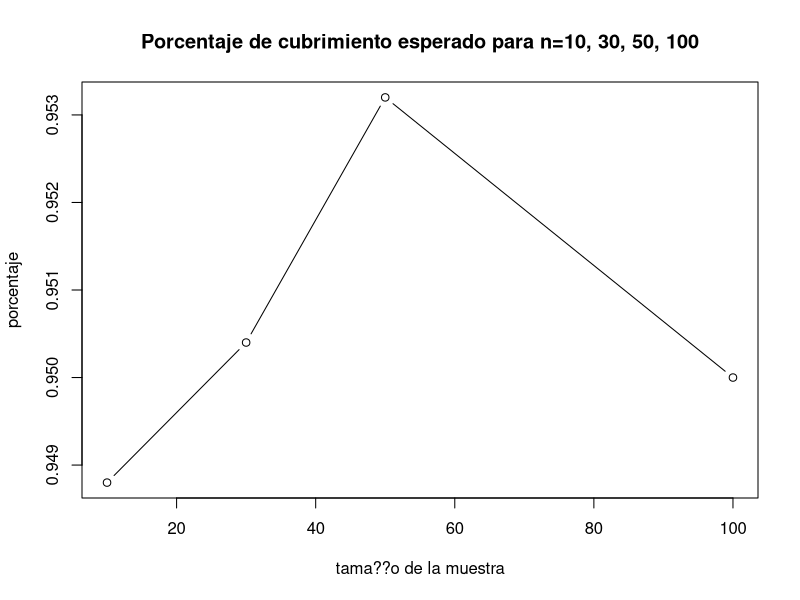
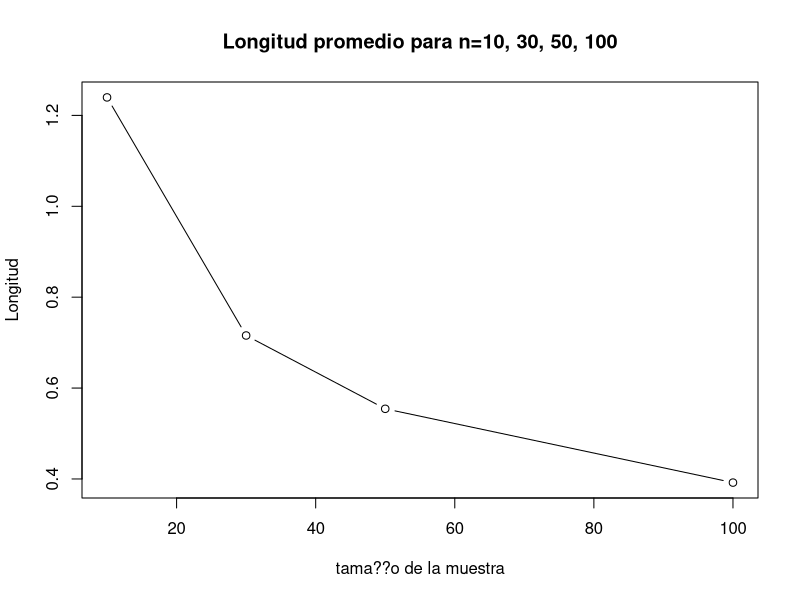
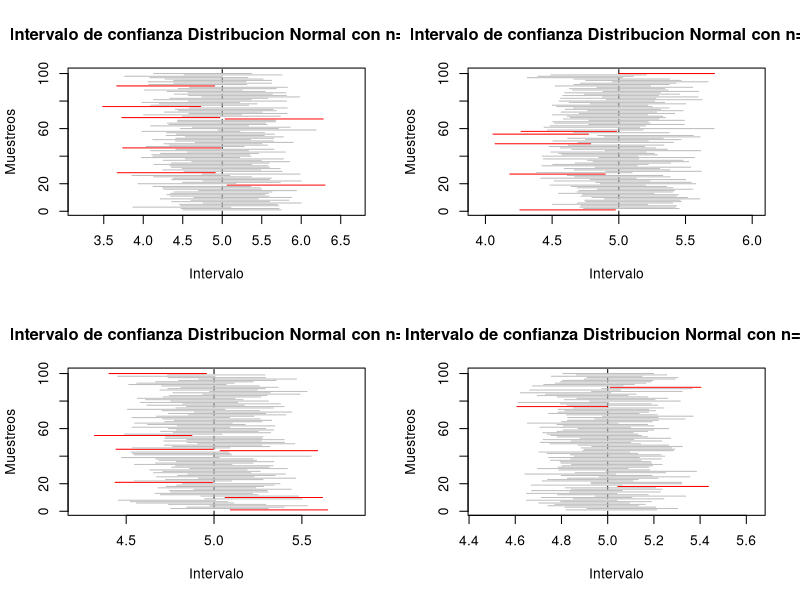

Write R code to recreate these figures, in order. (Note: a time limit stopped this script after it produced the figures.)

# Laboratorio 3 Metodos Estadisticos 

# Diana C. Arias Sinisterra
# Kevin S. Garcia Chica
# Cesar A. Saavedra Vanegas

#--------------- Punto 1 ---------------#

B <- 5000 ## n??mero de experimentos
mu <- 5
sd <- 1
alpha <- 0.05
cuantil <- qnorm(1-alpha/2)

#---Para n=10---#
n1 <- 10 ## tama??o de muestra

muestras1 <- replicate(B, rnorm(n1, mu, sd))

calcula.el.intervalo1 <- function(columna) {
  
  m1 <- muestras1[, columna]
  
  sem1 <- sd(m1)/sqrt(length(m1))
  
  lim.inf1 <- mean(m1) - cuantil * sqrt(sd)/sqrt(n1)
  lim.sup1 <- mean(m1) + cuantil * sqrt(sd)/sqrt(n1)
  
  c(lim.inf1, lim.sup1)
}

#C??lculo de los nuevos intervalos#
c1=0
mis.intervalos1 <- matrix(rep(0, 10000), nrow = 2) ## matriz de ceros

for(i in 1:5000) {
  mis.intervalos1[,i] <- calcula.el.intervalo1(i)
  if (mis.intervalos1[1, i] <= mu && mis.intervalos1[2, i] >= mu){
    c1= c1+1
  }
  else{
    c1=c1
  }
}

Porcentaje1 <- c1/5000 #Proporcion de intervalos que atrapan al parametro

longitud1 <- numeric(length = B)
for (i in 1:B){
  longitud1[i]=(mis.intervalos1[2,i]-mis.intervalos1[1,i])
  longitudpro1=sum(longitud1)/B
}

#---Para n=30---#
n2 <- 30 ## tama??o de muestra

muestras2 <- replicate(B, rnorm(n2, mu, sd))

calcula.el.intervalo2 <- function(columna) {
  
  m2 <- muestras2[, columna]
  
  sem <- sd(m2)/sqrt(length(m2))
  
  lim.inf2 <- mean(m2) - cuantil * sqrt(sd)/sqrt(n2)
  lim.sup2 <- mean(m2) + cuantil * sqrt(sd)/sqrt(n2)
  
  c(lim.inf2, lim.sup2)
}

#C??lculo de los nuevos intervalos#
c2=0
mis.intervalos2 <- matrix(rep(0, 10000), nrow = 2) ## matriz de ceros

for(i in 1:5000) {
  mis.intervalos2[,i] <- calcula.el.intervalo2(i)
  if (mis.intervalos2[1, i] <= mu && mis.intervalos2[2, i] >= mu){
    c2= c2+1
  }
  else{
    c2=c2
  }
}

Porcentaje2 <- c2/5000 #Proporcion de intervalos que atrapan al parametro

longitud2 <- numeric(length = B)
for (i in 1:B){
  longitud2[i]=(mis.intervalos2[2,i]-mis.intervalos2[1,i])
  longitudpro2=sum(longitud2)/B
}

#---Para n=50---#
n3 <- 50 ## tama??o de muestra

muestras3 <- replicate(B, rnorm(n3, mu, sd))

calcula.el.intervalo3 <- function(columna) {
  
  m3 <- muestras3[, columna]
  
  sem <- sd(m3)/sqrt(length(m3))
  
  lim.inf3 <- mean(m3) - cuantil * sqrt(sd)/sqrt(n3)
  lim.sup3 <- mean(m3) + cuantil * sqrt(sd)/sqrt(n3)
  
  c(lim.inf3, lim.sup3)
}

#C??lculo de los nuevos intervalos#
c3=0
mis.intervalos3 <- matrix(rep(0, 10000), nrow = 2) ## matriz de ceros

for(i in 1:5000) {
  mis.intervalos3[,i] <- calcula.el.intervalo3(i)
  if (mis.intervalos3[1, i] <= mu && mis.intervalos3[2, i] >= mu){
    c3= c3+1
  }
  else{
    c3=c3
  }
}

Porcentaje3 <- c3/5000 #Proporcion de intervalos que atrapan al parametro

longitud3 <- numeric(length = B)
for (i in 1:B){
  longitud3[i]=(mis.intervalos3[2,i]-mis.intervalos3[1,i])
  longitudpro3=sum(longitud3)/B
}

#---Para n=100---#

n4 <- 100 ## tama??o de muestra

muestras4 <- replicate(B, rnorm(n4, mu, sd))

calcula.el.intervalo4 <- function(columna) {
  
  m4 <- muestras4[, columna]
  
  sem <- sd(m4)/sqrt(length(m4))
  
  lim.inf4 <- mean(m4) - cuantil * sqrt(sd)/sqrt(n4)
  lim.sup4 <- mean(m4) + cuantil * sqrt(sd)/sqrt(n4)
  
  c(lim.inf4, lim.sup4)
}

#Calculo de los nuevos intervalos#
c4=0
mis.intervalos4 <- matrix(rep(0, 10000), nrow = 2) ## matriz de ceros

for(i in 1:5000) {
  mis.intervalos4[,i] <- calcula.el.intervalo4(i)
  if (mis.intervalos4[1, i] <= mu && mis.intervalos4[2, i] >= mu){
    c4= c4+1
  }
  else{
    c4=c4
  }
}

Porcentaje4 <- c4/5000 #Proporcion de intervalos que atrapan al parametro

longitud4 <- numeric(length = B)
for (i in 1:B){
  longitud4[i]=(mis.intervalos4[2,i]-mis.intervalos4[1,i])
  longitudpro4=sum(longitud4)/B
}

tabla_cv<-c(Porcentaje1,Porcentaje2,Porcentaje3,Porcentaje4)
tabla_sd<-c(longitudpro1,longitudpro2,longitudpro3,longitudpro4)
tabla_cs<-c(n1,n2,n3,n4)

### Graficos ###
plot(tabla_cs, tabla_cv, type="b", main="Porcentaje de cubrimiento esperado para n=10, 30, 50, 100", 
     xlab="tama??o de la muestra", ylab="porcentaje")
plot(tabla_cs, tabla_sd, type="b", main="Longitud promedio para n=10, 30, 50, 100", 
     xlab="tama??o de la muestra", ylab="Longitud")

par(mfrow=c(2,2))
plot(1:100, type = "n",
     xlim = range(mis.intervalos1), main = "Intervalo de confianza Distribucion Normal con n=10",
     ylab = "Muestreos", xlab = "Intervalo")

abline(v = mu, lty = 2, col=("black"))

for(i in 1:100) {
  segments(mis.intervalos1[1,i], i, mis.intervalos1[2,i], i,
           col = ifelse(mis.intervalos1[1, i] < mu & mis.intervalos1[2, i] > mu, "gray", "red"))  
}

plot(1:100, type = "n",
     xlim = range(mis.intervalos2), main = "Intervalo de confianza Distribucion Normal con n=30",
     ylab = "Muestreos", xlab = "Intervalo")

abline(v = mu, lty = 2, col=("black"))

for(i in 1:100) {
  segments(mis.intervalos2[1,i], i, mis.intervalos2[2,i], i,
           col = ifelse(mis.intervalos2[1, i] < mu & mis.intervalos2[2, i] > mu, "gray", "red"))  
}

plot(1:100, type = "n",
     xlim = range(mis.intervalos3), main = "Intervalo de confianza Distribucion Normal con n=50",
     ylab = "Muestreos", xlab = "Intervalo")

abline(v = mu, lty = 2, col=("black"))

for(i in 1:100) {
  segments(mis.intervalos3[1,i], i, mis.intervalos3[2,i], i,
           col = ifelse(mis.intervalos3[1, i] < mu & mis.intervalos3[2, i] > mu, "gray", "red"))  
}

plot(1:100, type = "n",
     xlim = range(mis.intervalos4), main = "Intervalo de confianza Distribucion Normal con n=100",
     ylab = "Muestreos", xlab = "Intervalo")

abline(v = mu, lty = 2, col=("black"))

for(i in 1:100) {
  segments(mis.intervalos4[1,i], i, mis.intervalos4[2,i], i,
           col = ifelse(mis.intervalos4[1, i] < mu & mis.intervalos4[2, i] > mu, "gray", "red"))  
}

#-------------------------------------------------------------#
# Para una Exponencial
B <- 5000 ## n??mero de experimentos
n <- 100 ## tama??o de muestra
mu <- 5
sd <- 25
coeficiente <- 0.95
alpha <- 1-coeficiente  

muestras <- replicate(B, rexp(n,1/5))


calcula.el.intervalo <- function(columna) {
  
  m <- muestras[, columna]
  
  lim.inf <- mean(m) - qt(alpha/2,n-1)*var(m)/sqrt(n)
  lim.sup <- mean(m) + qt(alpha/2,n-1)*var(m)/sqrt(n)
  
  c(lim.inf, lim.sup)
}

#---C??lculo de los nuevos intervalos---#
c=0
mis.intervalos <- matrix(rep(0, 10000), nrow = 2) ## matriz de ceros

for(i in 1:5000) {
  mis.intervalos[,i] <- calcula.el.intervalo(i)
  if (mis.intervalos[1, i] <= mu && mis.intervalos[2, i] >= mu){
    c= c+1
  }
  else{
    c=c
  }
}

Porcentaje <- c/5000 #Proporcion de intervalos que atrapan al parametro

longitud <- numeric(length = B)
for (i in 1:B){
  longitud[i]=(mis.intervalos[2,i]-mis.intervalos[1,i])
  longitudpro=sum(longitud)/B
}

#--------------- Punto 4 ---------------#
  


#--------------- Punto 7 ---------------#
################   Parametros de las distribuciones #######################

k=100               ## Parametro de forma de la gamma
lambda_ga=0.5       ## Parametro de escala de la gamma
media=200           ## Media de la normal y parametro de locacion de laplace
sigma=sqrt(400)     ## Desviacion estandar de la normal
c=200 		    ## Parametro uniforme
d=600 		    ## Parametro uniforme

########################      distribucion normal    ##################################
cv_r=sigma/media    ## Coeficiente de variaci??n
alpha=0.05          ## Trabajamos con un nivel de confianza del 0.05
nsim=5000           ## numero de simulaciones
nsim2=100          ## Numero de remuestras
n<-c(5,seq(10,100,10)) ## Tama??o de muestras

tabla_sd<-matrix(nrow=11,ncol=6)               ## Matriz que almacena los 
colnames(tabla_sd)<-c("L.I 1","C.I 1", "L.I 2" #valores de la longitud media 
                      ,"C.I 2","L.I 3","C.I 3")#y la cobertura media de cada 
rownames(tabla_sd)<-c("5","10","20","30","40"  #intervalo para cada tama??o 
                      ,"50","60", "70","80",   #de muestra para la desviacion
                      "90","100")

tabla_cv<-matrix(nrow=11,ncol=8)               ## Matriz que almacena los 
colnames(tabla_cv)<-c("L.I 1","C.I 1", "L.I 2" #valores de la longitud media 
                      ,"C.I 2","L.I 3","C.I 3",#y la cobertura media de cada
                      "L.I 4", "C.I 4")        #intervalo para cada tama??o 
rownames(tabla_cv)<-c("5","10","20","30",      #de muestra para la desviacion
                      "40","50","60",
                      "70","80","90","100")

dist<-function(n,a,b){    ## Ditribucion a evaluar 
  x<-rnorm(n,a,b)
}

###################### Intevalos para la desviaci??n #########################

for(l in 1:length(n)){
  a=0      
  b=0
  long1=0   ## Vector de longitudes para el estimador 1
  long2=0   ## Vector de longitudes para el estimador 2
  contador1=0
  contador2=0
  p=1/(2*sqrt(n[l]-4)) ##Proporcion para el promedio recortado
  for(m in 1:nsim){
    x<-dist(n[l],media,sigma)   ## Distribucion a evaluar
    
    ##Calcular ro4 #######
    
    for(j in 1:n[l]){    
      b= b+((x[j]-mean(x))^2)  ## Denominador de ro
    }
    for(i in 1:n[l]){
      a=a+(((x[i]-mean(x, trim=p))^4)/(b^2)) #### ro4/n
    }
    r=n[l]*a  ## Ro 4
    
    ##Calcular c
    c=n[l]/(n[l]+qnorm((alpha/2),0,1))
    
    ## Calcular se
    se=c*(sqrt(((r*(n[l]-3))/n[l])/(n[l]-1)))
    
    ##Limites de los intervalos 
    
    #### Intervalo 1
    
    li1=sqrt(exp(log(c*var(x))+(qnorm((alpha/2),0,1)*se))) ## Inferior
    ls1=sqrt(exp(log(c*var(x))+(qnorm((1-(alpha/2)),0,1)*se))) ## Superior
    
    ## Intervalo 2
    
    li2<-sqrt(((n[l]-1)*var(x))/qchisq(1-(alpha/2),n[l]-1)) ## Inferior
    ls2<-sqrt(((n[l]-1)*var(x))/qchisq((alpha/2),n[l]-1)) ## Superior
    
    ## Calculo de la longitud
    
    long1[m]<- ls1-li1 ##Longitud intervalo 1
    long2[m]<- ls2-li2 ## Longitud intervalo 2
    
    if (sigma>=li1 & sigma<=ls1){
      contador1= contador1+1}   
    
    if (sigma>=li2 & sigma<=ls2){
      contador2= contador2+1 }
  } 
  
  ## Almacenamos todos los valores para cada n en un matriz
  
  tabla_sd[l,1]=mean(long1)
  tabla_sd[l,3]=mean(long2)
  tabla_sd[l,2]=contador1/nsim
  tabla_sd[l,4]=contador2/nsim
}

##### Intervalo bootrap para la desviaci??n estandar 

sd_boot=0  ## Vector para la distribcion de la desviaci??n

for(m in 1:length(n)){
  long7=0  ## vector de longitudes
  contador7=0 
  for(l in 1:nsim){
    x<-dist(n[m],media,sigma) ## Muestra de la distribucon a evaluar
    for(j in 1:nsim2){
      mues_boot<-sample(x,n[m],replace=T) ## Muestras con reemplazo
      sd_boot[j]= sd(mues_boot)}
    li7=quantile(sd_boot, (alpha/2))  #limite inferior
    ls7=quantile(sd_boot, 1-(alpha/2)) #limite superior
    
    long7[l]=ls7-li7  ## Calculo de la longitud
    
    if(sigma>=li7 & sigma<=ls7){
      contador7=contador7+1}   
  }
  tabla_sd[m,5]=mean(long7)  ## Longitud promedio
  tabla_sd[m,6]=contador7/nsim ## Cobertura
}

tabla_sd
############ Intervalos de confianza para CV #######################

for(j in 1:length(n)){
  long3=0  ## Vector de longitudes para el intervalo 1
  long4=0  ## Vector de longitudes para el intervalo 2 
  long5=0  ## Vector de longitudes para el intervalo 3
  contador3=0
  contador4=0
  contador5=0
  
  for(i in 1:nsim){ 
    x<-dist(n[j],media,sigma) ## distribucion a evaluar
    
    cv= sd(x)/mean(x)  ## Coeficiente de varianci??n estiamado
    
    ## Inverlo 1
    li3=cv+(qnorm((alpha/2),0,1)*sqrt(1/(n[j]-1))*(cv^2)*(0.5+(cv^2)))
    ls3=cv+(qnorm(1-(alpha/2),0,1)*sqrt(1/(n[j]-1))*(cv^2)*(0.5+(cv^2)))
    
    ## Intervalo 2
    li4=((sqrt((n[j]-1))*cv)/(sqrt(qchisq(1-(alpha/2),n[j]-1))))
    ls4=((sqrt((n[j]-1))*cv)/(sqrt(qchisq((alpha/2),n[j]-1))))
    
    ## Intervalo 3
    li5=cv+(qnorm((alpha/2),0,1)*(sqrt((cv^4)+0.5*(cv^2))/sqrt(n[j])))
    ls5=cv+(qnorm(1-(alpha/2),0,1)*(sqrt((cv^4)+0.5*(cv^2))/sqrt(n[j])))
    
    ## Calculo de la Longitud
    
    long3[i]=ls3-li3
    long4[i]=ls4-li4
    long5[i]=ls5-li5
    
    # Calculo de la Cobertura para cada intervalo 
    if (cv_r>=li3 & cv_r<=ls3){
      contador3= contador3+1}
    
    if (cv_r>=li4 & cv_r<=ls4){
      contador4= contador4+1}
    
    if (cv_r>=li5 & cv_r<=ls5){
      contador5= contador5+1}
  }
  
  tabla_cv[j,1]=mean(long3)
  tabla_cv[j,3]=mean(long4)
  tabla_cv[j,5]=mean(long5)
  tabla_cv[j,2]=contador3/nsim
  tabla_cv[j,4]=contador4/nsim
  tabla_cv[j,6]=contador5/nsim
}

##### Intervalo bootrap para el coeficiente de variaci??n ###############
cv_boot=0

for(m in 1:length(n)){
  cober6=0
  long6=0
  contador6=0
  for(l in 1:nsim){
    x<-dist(n[m],media,sigma)
    for(j in 1:nsim2){
      mues_boot<-sample(x,n[m],replace=T) ## Muestras con reemplazo
      cv_boot[j]= sd(mues_boot)/mean(mues_boot) }
    li6=quantile(cv_boot, (alpha/2))
    ls6=quantile(cv_boot, 1-(alpha/2))
    
    long6[l]=ls6-li6
    
    if(cv_r>=li6 & cv_r<=ls6){
      contador6=contador6+1}   
  }
  tabla_cv[m,7]=mean(long6)
  tabla_cv[m,8]=contador6/nsim
}
####### Graficas ########
par(mfrow=c(1,2))
plot(tabla_sd[,2],main="Cobertura de los intervalos para sd
     en la distribucion Normal",col="red",type="o",
     xaxt='n',ylim=c(0,1),pch=5,xlab="Tama??o muestra",
     ylab="Proporcion de aceptados")
axis(1,1:length(n),n)
lines(tabla_sd[,4],col="blue",type="o")
lines(tabla_sd[,6],type="b")
abline(h=1-alpha,col="green")
legend(5,0.7,c("alpha","estimador 1","estimador 2","Bootstrap"),
       col=c("green","red","blue","black"),lty=c(1,1),cex=0.8)

plot(tabla_sd[,1],main="Longitud de los intervalos para sd
     en la distribucion Normal",col="red",type="o",
     xaxt='n',ylim=c(0,max(tabla_sd[,1])),pch=5,xlab="Tama??o muestra",
     ylab="Longitud")
axis(1,1:length(n),n)
lines(tabla_sd[,3],col="blue",type="o")
lines(tabla_sd[,5],type="b")
legend(5,90,c("estimador 1","estimador 2","Bootstrap"),
       col=c("red","blue","black"),lty=c(1,1),cex=0.8 )

par(mfrow=c(1,2))
plot(tabla_cv[,2],main="Cobertura de los intervalos para CV
     en la distribucion Normal",col="red",type="o",
     xaxt='n',ylim=c(0,1),pch=5,xlab="Tama??o muestra",
     ylab="Proporcion de aceptados")
axis(1,1:length(n),n)
lines(tabla_cv[,4],col="blue",type="o")
lines(tabla_cv[,6],type="b")
lines(tabla_cv[,8], col="purple", type="o")
abline(h=1-alpha,col="green")
legend(5,0.85,c("alpha","estimador 1","estimador 2","estimador 3","Bootstrap"),
       col=c("green","red","blue","purple","black"),lty=c(1,1),cex=0.8)

plot(tabla_cv[,1],main="Longitud de los intervalos para CV
     en la distribucion Normal",col="red",type="o",
     xaxt='n',ylim=c(0,max(tabla_cv)),pch=5,xlab="Tama??o muestra",
     ylab="Longitud")
axis(1,1:length(n),n)
lines(tabla_cv[,3],col="blue",type="o")
lines(tabla_cv[,5],type="b")
lines(tabla_cv[,7], col="purple", type="o")
legend(5,0.85,c("estimador 1","estimador 2","estimador 3","Bootstrap"),
       col=c("red","blue","purple","black"),lty=c(1,1),cex=0.8) 

################ distribucion Gamma #######################
tabla_cv<-matrix(nrow=11,ncol=8)               ## Matriz que almacena los 
colnames(tabla_cv)<-c("L.I 1","C.I 1", "L.I 2" #valores de la longitud media 
                      ,"C.I 2","L.I 3","C.I 3",#y la cobertura media de cada
                      "L.I 4", "C.I 4")        #intervalo para cada tama??o 
rownames(tabla_cv)<-c("5","10","20","30",      #de muestra para la desviacion
                      "40","50","60",
                      "70","80","90","100")
tabla_sd<-matrix(nrow=11,ncol=6)               ## Matriz que almacena los 
colnames(tabla_sd)<-c("L.I 1","C.I 1", "L.I 2" #valores de la longitud media 
                      ,"C.I 2","L.I 3","C.I 3")#y la cobertura media de cada 
rownames(tabla_sd)<-c("5","10","20","30","40"  #intervalo para cada tama??o 
                      ,"50","60", "70","80",   #de muestra para la desviacion
                      "90","100")

alpha=0.05
k=100               ## Parametro de forma de la gamma
lambda_ga=0.5       ## Parametro de escala de la gamma
sigma=sqrt(400) 
cv_g=1/sqrt(100) 
nsim=5000           ## numero de simulaciones
nsim2=100          ## Numero de remuestras
n<-c(5,seq(10,100,10)) ## Tama??o de muestras

for(l in 1:length(n)){
  a=0      
  b=0
  long1=0   ## Vector de longitudes para el estimador 1
  long2=0   ## Vector de longitudes para el estimador 2
  contador1=0
  contador2=0
  p=1/(2*sqrt(n[l]-4)) ##Proporcion para el promedio recortado
  for(m in 1:nsim){
    x<-rgamma(n[l],shape=k,scale=lambda_ga)  ## Distribucion a evaluar
    
    ##Calcular ro4 #######
    
    for(j in 1:n[l]){    
      b= b+((x[j]-mean(x))^2)  ## Denominador de ro
    }
    for(i in 1:n[l]){
      a=a+(((x[i]-mean(x, trim=p))^4)/(b^2)) #### ro4/n
    }
    r=n[l]*a  ## Ro 4
    
    ##Calcular c
    c=n[l]/(n[l]+qnorm((alpha/2),0,1))
    
    ## Calcular se
    se=c*(sqrt(((r*(n[l]-3))/n[l])/(n[l]-1)))
    
    ##Limites de los intervalos 
    
    #### Intervalo 1
    
    li1=sqrt(exp(log(c*var(x))+(qnorm((alpha/2),0,1)*se))) ## Inferior
    ls1=sqrt(exp(log(c*var(x))+(qnorm((1-(alpha/2)),0,1)*se))) ## Superior
    
    ## Intervalo 2
    
    li2<-sqrt(((n[l]-1)*var(x))/qchisq(1-(alpha/2),n[l]-1)) ## Inferior
    ls2<-sqrt(((n[l]-1)*var(x))/qchisq((alpha/2),n[l]-1)) ## Superior
    
    ## Calculo de la longitud
    
    long1[m]<- ls1-li1 ##Longitud intervalo 1
    long2[m]<- ls2-li2 ## Longitud intervalo 2
    
    if (sigma>=li1 & sigma<=ls1){
      contador1= contador1+1}   
    
    if (sigma>=li2 & sigma<=ls2){
      contador2= contador2+1 }
  } 
  
  ## Almacenamos todos los valores para cada n en un matriz
  
  tabla_sd[l,1]=mean(long1)
  tabla_sd[l,3]=mean(long2)
  tabla_sd[l,2]=contador1/nsim
  tabla_sd[l,4]=contador2/nsim
}

##### Intervalo bootrap para la desviaci??n estandar 

sd_boot=0  ## Vector para la distribcion de la desviaci??n

for(m in 1:length(n)){
  long7=0  ## vector de longitudes
  contador7=0 
  for(l in 1:nsim){
    x<-rgamma(n[m],shape=k,scale=lambda_ga) ## Muestra de la distribucon a evaluar
    for(j in 1:nsim2){
      mues_boot<-sample(x,n,replace=T) ## Muestras con reemplazo
      sd_boot[j]= sd(mues_boot)}
    li7=quantile(sd_boot, (alpha/2))  #limite inferior
    ls7=quantile(sd_boot, 1-(alpha/2)) #limite superior
    
    long7[l]=ls7-li7  ## Calculo de la longitud
    if(sigma>=li7 & sigma<=ls7){
      contador7=contador7+1}   
  }
  tabla_sd[m,5]=mean(long7)  ## Longitud promedio
  tabla_sd[m,6]=contador7/nsim ## Cobertura
}

tabla_sd
############ Intervalos de confianza para CV #######################

for(j in 1:length(n)){
  long3=0  ## Vector de longitudes para el intervalo 1
  long4=0  ## Vector de longitudes para el intervalo 2 
  long5=0  ## Vector de longitudes para el intervalo 3
  contador3=0
  contador4=0
  contador5=0
  
  for(i in 1:nsim){ 
    x<-rgamma(n[j],shape=k,scale=lambda_ga) ## distribucion a evaluar
    
    cv= sd(x)/mean(x)  ## Coeficiente de varianci??n estiamado
    
    ## Inverlo 1
    li3=cv+(qnorm((alpha/2),0,1)*sqrt(1/(n[j]-1))*(cv^2)*(0.5+(cv^2)))
    ls3=cv+(qnorm(1-(alpha/2),0,1)*sqrt(1/(n[j]-1))*(cv^2)*(0.5+(cv^2)))
    
    ## Intervalo 2
    li4=((sqrt((n[j]-1))*cv)/(sqrt(qchisq(1-(alpha/2),n[j]-1))))
    ls4=((sqrt((n[j]-1))*cv)/(sqrt(qchisq((alpha/2),n[j]-1))))
    
    ## Intervalo 3
    li5=cv+(qnorm((alpha/2),0,1)*(sqrt((cv^4)+0.5*(cv^2))/sqrt(n[j])))
    ls5=cv+(qnorm(1-(alpha/2),0,1)*(sqrt((cv^4)+0.5*(cv^2))/sqrt(n[j])))
    
    ## Calculo de la Longitud
    
    long3[i]=ls3-li3
    long4[i]=ls4-li4
    long5[i]=ls5-li5
    
    # Calculo de la Cobertura para cada intervalo 
    if (cv_g>=li3 & cv_g<=ls3){
      contador3= contador3+1}
    
    if (cv_g>=li4 & cv_g<=ls4){
      contador4= contador4+1}
    
    if (cv_g>=li5 & cv_g<=ls5){
      contador5= contador5+1}
  }
  
  tabla_cv[j,1]=mean(long3)
  tabla_cv[j,3]=mean(long4)
  tabla_cv[j,5]=mean(long5)
  tabla_cv[j,2]=contador3/nsim
  tabla_cv[j,4]=contador4/nsim
  tabla_cv[j,6]=contador5/nsim
}

##### Intervalo bootrap para el coeficiente de variaci??n ###############
cv_boot=0

for(m in 1:length(n)){
  cober6=0
  long6=0
  contador6=0
  for(l in 1:nsim){
    x<-rgamma(n[m],shape=k,scale=lambda_ga)
    for(j in 1:nsim2){
      mues_boot<-sample(x,n,replace=T) ## Muestras con reemplazo
      cv_boot[j]= sd(mues_boot)/mean(mues_boot) }
    li6=quantile(cv_boot, (alpha/2))
    ls6=quantile(cv_boot, 1-(alpha/2))
    
    long6[l]=ls6-li6
    
    if(cv_g>=li6 & cv_g<=ls6){
      contador6=contador6+1}   
  }
  tabla_cv[m,7]=mean(long6)
  tabla_cv[m,8]=contador6/nsim
}

####### Graficas ########
par(mfrow=c(1,2))
plot(tabla_sd[,2],main="Cobertura de los intervalos para sd
     en la distribucion Gamma",col="red",type="o",
     xaxt='n',ylim=c(0.6,1),pch=5,xlab="Tama??o de muestra",
     ylab="Proporcion de aceptados")
axis(1,1:length(n),n)
lines(tabla_sd[,4],col="blue",type="o")
lines(tabla_sd[,6],type="b")
abline(h=1-alpha,col="green")
legend(5,0.85,c("alpha","estimador 1","estimador 2","Bootstrap"),
       col=c("green","red","blue","black"),lty=c(1,1),cex=0.8)

plot(tabla_sd[,1],main="Longitud de los intervalos para sd
     en la distribucion Gamma",col="red",type="o",
     xaxt='n',ylim=c(0,max(tabla_sd[,1])),pch=5,xlab="Tama??o de muestra",
     ylab="Proporcion de aceptados")
axis(1,1:length(n),n)
lines(tabla_sd[,3],col="blue",type="o")
lines(tabla_sd[,5],type="b")
legend(5,15,c("estimador 1","estimador 2","Bootstrap"),
       col=c("red","blue","black"),lty=c(1,1),cex=0.8)

par(mfrow=c(1,2))
plot(tabla_cv[,2],main="Cobertura de los intervalos para CV
     en la distribucion Gamma",col="red",type="o",
     xaxt='n',ylim=c(0,1),pch=5,xlab="Tama??o de muestra",
     ylab="Proporcion de aceptados")
axis(1,1:length(n),n)
lines(tabla_cv[,4],col="blue",type="o")
lines(tabla_cv[,6],type="b")
lines(tabla_cv[,8], col="purple", type="o")
abline(h=1-alpha,col="green")
legend(5,0.85,c("alpha","estimador 1","estimador 2","estimador 3","Bootstrap"),
       col=c("green","red","blue","purple","black"),lty=c(1,1),cex=0.8)

plot(tabla_cv[,1],main="Longitud de los intervalos para CV
     en la distribucion Gamma",col="red",type="o",
     xaxt='n',ylim=c(0,max(tabla_cv)),pch=5,xlab="Tama??o de muestra",
     ylab="Proporcion de aceptados")
axis(1,1:length(n),n)
lines(tabla_cv[,3],col="blue",type="o")
lines(tabla_cv[,5],type="b")
lines(tabla_cv[,7], col="purple", type="o")
legend(5,0.85,c("estimador 1","estimador 2","estimador 3","Bootstrap"),
       col=c("red","blue","purple","black"),lty=c(1,1),cex=0.8) 

########################     distribucion Uniforme   ##################################
cv_r=sigma/media    ## Coeficiente de variaci??n
alpha=0.05          ## Trabajamos con un nivel de confianza del 0.05
nsim=5000           ## numero de simulaciones
nsim2=100          ## Numero de remuestras
n<-c(5,seq(10,100,10)) ## Tama??o de muestras

tabla_sd<-matrix(nrow=11,ncol=6)               ## Matriz que almacena los 
colnames(tabla_sd)<-c("L.I 1","C.I 1", "L.I 2" #valores de la longitud media 
                      ,"C.I 2","L.I 3","C.I 3")#y la cobertura media de cada 
rownames(tabla_sd)<-c("5","10","20","30","40"  #intervalo para cada tama??o 
                      ,"50","60", "70","80",   #de muestra para la desviacion
                      "90","100")

tabla_cv<-matrix(nrow=11,ncol=8)               ## Matriz que almacena los 
colnames(tabla_cv)<-c("L.I 1","C.I 1", "L.I 2" #valores de la longitud media 
                      ,"C.I 2","L.I 3","C.I 3",#y la cobertura media de cada
                      "L.I 4", "C.I 4")        #intervalo para cada tama??o 
rownames(tabla_cv)<-c("5","10","20","30",      #de muestra para la desviacion
                      "40","50","60",
                      "70","80","90","100")

dist<-function(n,a,b){    ## Ditribucion a evaluar 
  x<-runif(n,a,b)
}

###################### Intevalos para la desviaci??n #########################

for(l in 1:length(n)){
  a=0      
  b=0
  long1=0   ## Vector de longitudes para el estimador 1
  long2=0   ## Vector de longitudes para el estimador 2
  contador1=0
  contador2=0
  p=1/(2*sqrt(n[l]-4)) ##Proporcion para el promedio recortado
  for(m in 1:nsim){
    x<-dist(n[l],c,d)   ## Distribucion a evaluar
    
    ##Calcular ro4 #######
    
    for(j in 1:n[l]){    
      b= b+((x[j]-mean(x))^2)  ## Denominador de ro
    }
    for(i in 1:n[l]){
      a=a+(((x[i]-mean(x, trim=p))^4)/(b^2)) #### ro4/n
    }
    r=n[l]*a  ## Ro 4
    
    ##Calcular c
    c=n[l]/(n[l]+qnorm((alpha/2),0,1))
    
    ## Calcular se
    se=c*(sqrt(((r*(n[l]-3))/n[l])/(n[l]-1)))
    
    ##Limites de los intervalos 
    
    #### Intervalo 1
    
    li1=sqrt(exp(log(c*var(x))+(qnorm((alpha/2),0,1)*se))) ## Inferior
    ls1=sqrt(exp(log(c*var(x))+(qnorm((1-(alpha/2)),0,1)*se))) ## Superior
    
    ## Intervalo 2
    
    li2<-sqrt(((n[l]-1)*var(x))/qchisq(1-(alpha/2),n[l]-1)) ## Inferior
    ls2<-sqrt(((n[l]-1)*var(x))/qchisq((alpha/2),n[l]-1)) ## Superior
    
    ## Calculo de la longitud
    
    long1[m]<- ls1-li1 ##Longitud intervalo 1
    long2[m]<- ls2-li2 ## Longitud intervalo 2
    
    if (sigma>=li1 & sigma<=ls1){
      contador1= contador1+1}   
    
    if (sigma>=li2 & sigma<=ls2){
      contador2= contador2+1 }
  } 
  
  ## Almacenamos todos los valores para cada n en un matriz
  
  tabla_sd[l,1]=mean(long1)
  tabla_sd[l,3]=mean(long2)
  tabla_sd[l,2]=contador1/nsim
  tabla_sd[l,4]=contador2/nsim
}

##### Intervalo bootrap para la desviaci??n estandar 

sd_boot=0  ## Vector para la distribcion de la desviaci??n

for(m in 1:length(n)){
  long7=0  ## vector de longitudes
  contador7=0 
  for(l in 1:nsim){
    x<-dist(n[m],c,d) ## Muestra de la distribucon a evaluar
    for(j in 1:nsim2){
      mues_boot<-sample(x,n[m],replace=T) ## Muestras con reemplazo
      sd_boot[j]= sd(mues_boot)}
    li7=quantile(sd_boot, (alpha/2))  #limite inferior
    ls7=quantile(sd_boot, 1-(alpha/2)) #limite superior
    
    long7[l]=ls7-li7  ## Calculo de la longitud
    
    if(sigma>=li7 & sigma<=ls7){
      contador7=contador7+1}   
  }
  tabla_sd[m,5]=mean(long7)  ## Longitud promedio
  tabla_sd[m,6]=contador7/nsim ## Cobertura
}

tabla_sd
############ Intervalos de confianza para CV #######################

for(j in 1:length(n)){
  long3=0  ## Vector de longitudes para el intervalo 1
  long4=0  ## Vector de longitudes para el intervalo 2 
  long5=0  ## Vector de longitudes para el intervalo 3
  contador3=0
  contador4=0
  contador5=0
  
  for(i in 1:nsim){ 
    x<-dist(n[j],c,d) ## distribucion a evaluar
    
    cv= sd(x)/mean(x)  ## Coeficiente de varianci??n estiamado
    
    ## Inverlo 1
    li3=cv+(qnorm((alpha/2),0,1)*sqrt(1/(n[j]-1))*(cv^2)*(0.5+(cv^2)))
    ls3=cv+(qnorm(1-(alpha/2),0,1)*sqrt(1/(n[j]-1))*(cv^2)*(0.5+(cv^2)))
    
    ## Intervalo 2
    li4=((sqrt((n[j]-1))*cv)/(sqrt(qchisq(1-(alpha/2),n[j]-1))))
    ls4=((sqrt((n[j]-1))*cv)/(sqrt(qchisq((alpha/2),n[j]-1))))
    
    ## Intervalo 3
    li5=cv+(qnorm((alpha/2),0,1)*(sqrt((cv^4)+0.5*(cv^2))/sqrt(n[j])))
    ls5=cv+(qnorm(1-(alpha/2),0,1)*(sqrt((cv^4)+0.5*(cv^2))/sqrt(n[j])))
    
    ## Calculo de la Longitud
    
    long3[i]=ls3-li3
    long4[i]=ls4-li4
    long5[i]=ls5-li5
    
    # Calculo de la Cobertura para cada intervalo 
    if (cv_r>=li3 & cv_r<=ls3){
      contador3= contador3+1}
    
    if (cv_r>=li4 & cv_r<=ls4){
      contador4= contador4+1}
    
    if (cv_r>=li5 & cv_r<=ls5){
      contador5= contador5+1}
  }
  
  tabla_cv[j,1]=mean(long3)
  tabla_cv[j,3]=mean(long4)
  tabla_cv[j,5]=mean(long5)
  tabla_cv[j,2]=contador3/nsim
  tabla_cv[j,4]=contador4/nsim
  tabla_cv[j,6]=contador5/nsim
}

##### Intervalo bootrap para el coeficiente de variaci??n ###############
cv_boot=0

for(m in 1:length(n)){
  cober6=0
  long6=0
  contador6=0
  for(l in 1:nsim){
    x<-dist(n[m],c,d)
    for(j in 1:nsim2){
      mues_boot<-sample(x,n[m],replace=T) ## Muestras con reemplazo
      cv_boot[j]= sd(mues_boot)/mean(mues_boot) }
    li6=quantile(cv_boot, (alpha/2))
    ls6=quantile(cv_boot, 1-(alpha/2))
    
    long6[l]=ls6-li6
    
    if(cv_r>=li6 & cv_r<=ls6){
      contador6=contador6+1}   
  }
  tabla_cv[m,7]=mean(long6)
  tabla_cv[m,8]=contador6/nsim
}
####### Graficas ########
par(mfrow=c(1,2))
plot(tabla_sd[,2],main="Cobertura de los intervalos para sd
     en la distribucion uniforme",col="red",type="o",
     xaxt='n',ylim=c(0,1),pch=5,xlab="Tama??o de muestra",
     ylab="Proporcion de aceptados")
axis(1,1:length(n),n)
lines(tabla_sd[,4],col="blue",type="o")
lines(tabla_sd[,6],type="b")
abline(h=1-alpha,col="green")
legend(5,0.7,c("alpha","estimador 1","estimador 2","Bootstrap"),
       col=c("green","red","blue","black"),lty=c(1,1),cex=0.8)

plot(tabla_sd[,1],main="Longitud de los intervalos para sd
     en la distribucion uniforme",col="red",type="o",
     xaxt='n',ylim=c(0,max(tabla_sd[,1])),pch=5,xlab="Tama??o de muestra",
     ylab="Longitud")
axis(1,1:length(n),n)
lines(tabla_sd[,3],col="blue",type="o")
lines(tabla_sd[,5],type="b")
legend(5,550,c("estimador 1","estimador 2","Bootstrap"),
       col=c("red","blue","black"),lty=c(1,1),cex=0.8 )

par(mfrow=c(1,2))
plot(tabla_cv[,2],main="Cobertura de los intervalos para CV
     en la distribucion uniforme",col="red",type="o",
     xaxt='n',ylim=c(0,1),pch=5,xlab="Tama??o de muestra",
     ylab="Proporcion de aceptados")
axis(1,1:length(n),n)
lines(tabla_cv[,4],col="blue",type="o")
lines(tabla_cv[,6],type="b")
lines(tabla_cv[,8], col="purple", type="o")
abline(h=1-alpha,col="green")
legend(5,250,c("alpha","estimador 1","estimador 2","estimador 3","Bootstrap"),
       col=c("green","red","blue","purple","black"),lty=c(1,1),cex=0.8)

plot(tabla_cv[,1],main="Longitud de los intervalos para CV
     en la distribuci??n uniforme",col="red",type="o",
     xaxt='n',ylim=c(0,max(tabla_cv)),pch=5,xlab="Tama??o de muestra",
     ylab="Longitud")
axis(1,1:length(n),n)
lines(tabla_cv[,3],col="blue",type="o")
lines(tabla_cv[,5],type="b")
lines(tabla_cv[,7], col="purple", type="o")
legend(5,0.85,c("estimador 1","estimador 2","estimador 3","Bootstrap"),
       col=c("red","blue","purple","black"),lty=c(1,1),cex=0.8)
